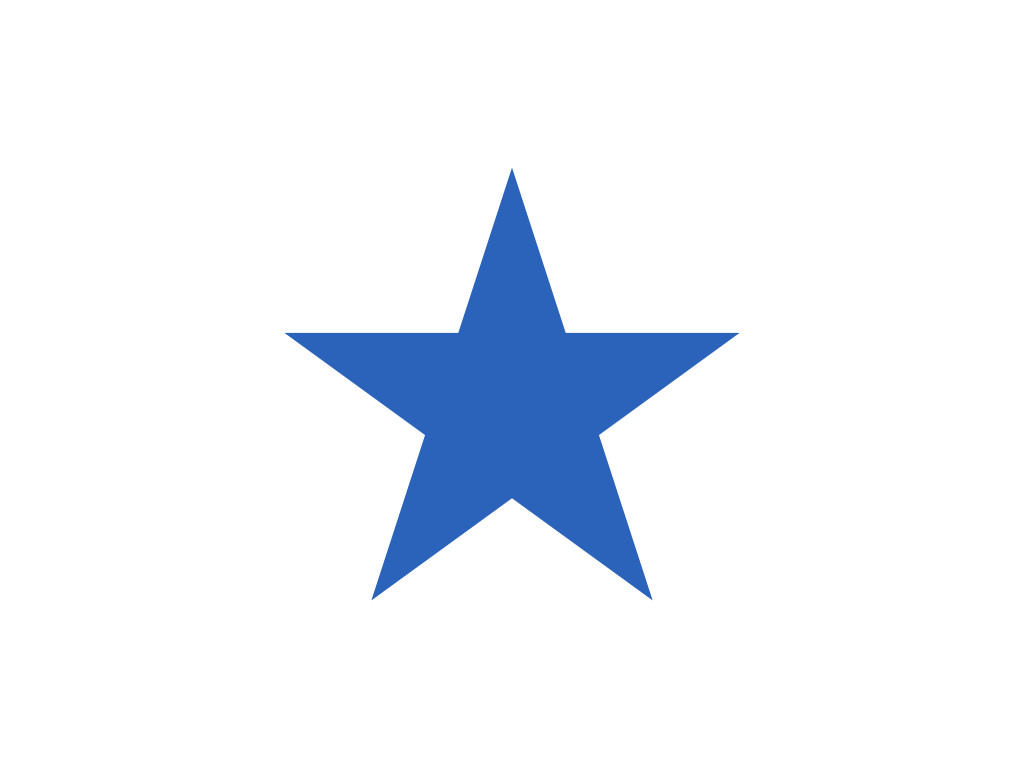
//> input picture resource/star2.jpeg, 1024 x 768 px
$ ./main   (built with g++ and OpenCV 4)
//> lines starting //> are read from the running program, lines starting //| are printed output that depends on the picture; after the words box and inside, x2 and y2 are one past the last pixel; in counts of white or black regions, pixels touching at a corner belong together
#include <opencv4/opencv2/opencv.hpp>
#include <opencv4/opencv2/highgui/highgui_c.h>
#include <iostream>
#include <vector>
#include <numeric>
#include <random>

struct Vertex
{
    bool vaild = false;
    double losing_area = 0.0;
    cv::Point point;
};

int circleIndex(const int index, const int size)
{
    if (index >= 0 && index < size) return index;
    else if (index < 0) return size + index;
    else if (index >= size) return index - size;
}

double calCross(const cv::Point& last, const cv::Point& vertex, const cv::Point& end)
{
    cv::Point v1 = vertex - last;
    cv::Point v2 = end - vertex;
    return v1.x*v2.y - v1.y*v2.x;
}

int findConvexVertex(std::vector<Vertex>& vertex, const int start_index, const bool c_wise)
{
    std::cout << "start index: " << start_index << std::endl;
    std::cout << "vertex size: " << vertex.size() << std::endl;
    std::cout << "thres: " << start_index - static_cast<int>(vertex.size()) << std::endl;
    if (c_wise)
    {
        std::cout << "Clock wise" << std::endl;
        for (int i=start_index; i>-static_cast<int>(vertex.size() - start_index); --i)
        {
            int index = circleIndex(i, vertex.size());
            std::cout << i << " index: " << index << std::endl;
            if (vertex[index].vaild)
            {
                return index;
            }
        }
    }
    else
    {
        std::cout << "Counter clock wise" << std::endl;
        for (int i=start_index; i<vertex.size()+start_index; ++i)
        {
            int index = circleIndex(i, vertex.size());
            std::cout << i << " index: " << index << std::endl;
            if (vertex[index].vaild)
            {
                return index;
            }
        }
    }
    return -1; // Dose not exist converx vertex
}

void updateVertex(std::vector<Vertex>& vertex, const int remove_index)
{

    // update info
    int index1 = circleIndex(remove_index-1, vertex.size());
    double cross1 = calCross(vertex[circleIndex(remove_index-2, vertex.size())].point, vertex[index1].point, vertex[circleIndex(remove_index+1, vertex.size())].point);
    if (cross1 >= 0.0) vertex[index1].vaild = false;
    else vertex[index1].vaild = true;

    int index2 = circleIndex(remove_index+1, vertex.size());
    double cross2 = calCross(vertex[circleIndex(remove_index-1, vertex.size())].point, vertex[index2].point, vertex[circleIndex(remove_index+2, vertex.size())].point);
    if (cross2 >= 0.0) vertex[index2].vaild = false;
    else vertex[index2].vaild = true;
}

void removeVertex(std::vector<Vertex>& vertex, const int non_convex_index)
{
    if (vertex.size() == 3) return;
    if (vertex.size() == 4)
    {
        std::vector<cv::Point> contour1{vertex[circleIndex(non_convex_index, vertex.size())].point,
                                       vertex[circleIndex(non_convex_index+1, vertex.size())].point,
                                       vertex[circleIndex(non_convex_index+2, vertex.size())].point};
        double area1 = cv::contourArea(contour1, false);

        std::vector<cv::Point> contour2{vertex[circleIndex(non_convex_index, vertex.size())].point,
                                       vertex[circleIndex(non_convex_index-1, vertex.size())].point,
                                       vertex[circleIndex(non_convex_index-2, vertex.size())].point};
        double area2 = cv::contourArea(contour2, false);
        std::cout << "Area1: " << area1 << " Area2: " << area2 << std::endl;
        if (area1 < area2)
        {
            int index = findConvexVertex(vertex, circleIndex(non_convex_index, vertex.size()), false);
            if (index>=0)
            {
                updateVertex(vertex, index);
                vertex.erase(vertex.begin() + index);
            }
        }
        else
        {
            int index = findConvexVertex(vertex, circleIndex(non_convex_index, vertex.size()), true);
            if (index>=0)
            {
                updateVertex(vertex, index);
                vertex.erase(vertex.begin() + index);
            }
        }
        return;
    }

    // Counter-clock wise
    int cc_index = findConvexVertex(vertex, non_convex_index, false);
    if (cc_index >= 0) updateVertex(vertex, cc_index);
    // Clock wise
    int c_index = findConvexVertex(vertex, non_convex_index, true);
    if (c_index >= 0) updateVertex(vertex, c_index);

    if (cc_index<0 && c_index<0) return;
    else if (cc_index<0 && c_index>=0) vertex.erase(vertex.erase(vertex.begin() + c_index));
    else if (cc_index>=0 && c_index<0) vertex.erase(vertex.erase(vertex.begin() + cc_index));
    else
    {
        if (c_index > cc_index)
        {
            vertex.erase(vertex.begin() + c_index);
            vertex.erase(vertex.begin() + cc_index);
        }
        else if (cc_index > c_index)
        {
            vertex.erase(vertex.begin() + cc_index);
            vertex.erase(vertex.begin() + c_index);
        }
        else
        {
            vertex.erase(vertex.begin() + c_index);
        }
    }

}

int main()
{
    // Read source image
    std::string file_name = "star2.jpeg";
    cv::Mat image = cv::imread(RESOURCE_DIR+file_name);
//> image is the input picture: 768 rows x 1024 cols, CV_8UC3; mean B, G, R 249.3, 242.2, 237.6
    if (image.empty())
    {
        std::cout << "Error: Cannot find image file: " <<  RESOURCE_DIR+file_name << std::endl;
        return 1;
    }

    // Transform to gray scale
    cv::Mat gray;
    cv::cvtColor(image, gray, cv::COLOR_BGR2GRAY);
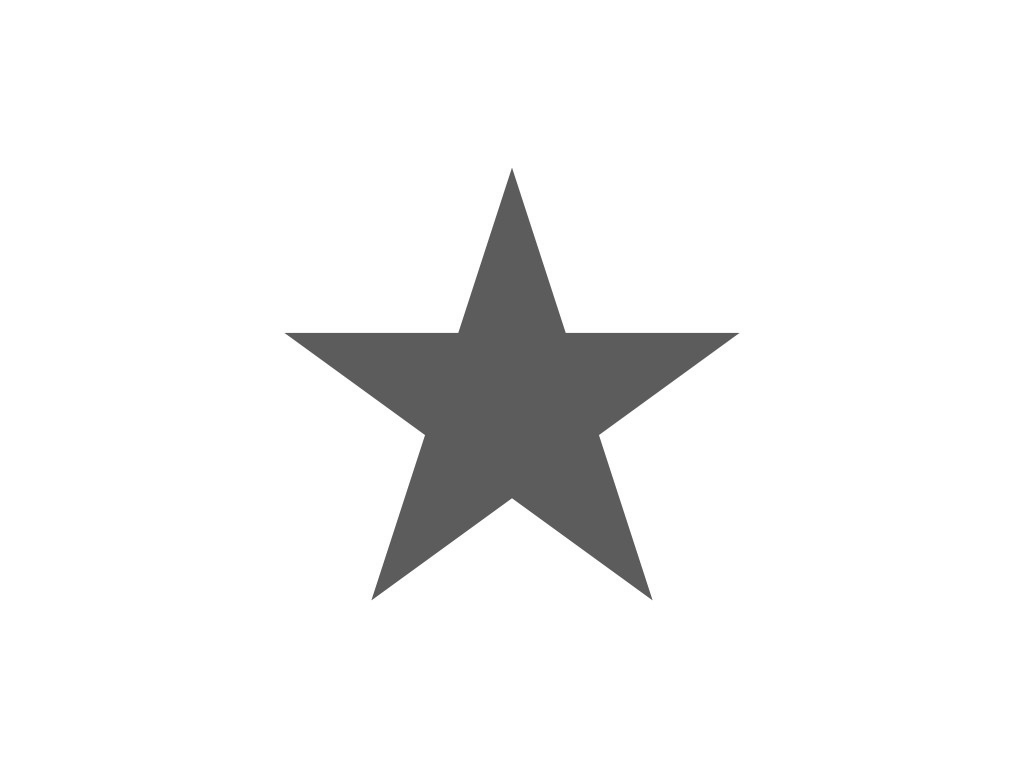
//> gray: 768 rows x 1024 cols, CV_8UC1; min 79, max 255, mean 241.7
    cv::blur(gray, gray, cv::Size(5, 5));
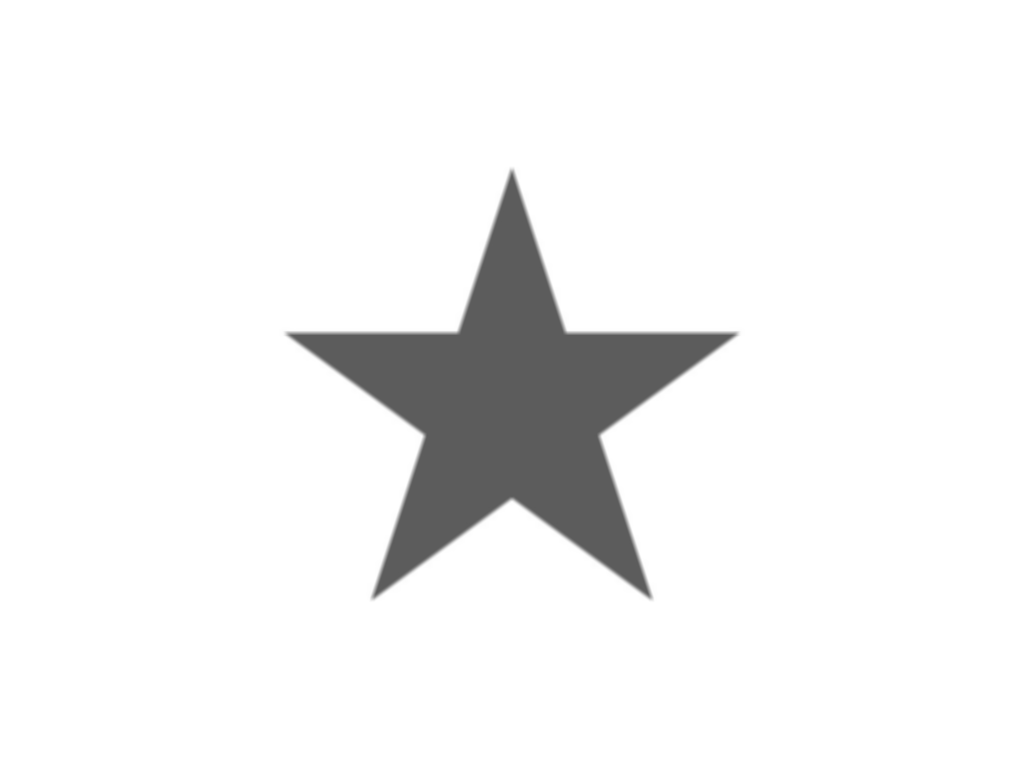
//> gray: 768 rows x 1024 cols, CV_8UC1; 2.01% of pixels changed, all inside (x1, y1, x2, y2) = (279, 166, 745, 608)

    // Transform to binary image
    cv::Mat binary;
    cv::threshold(gray, binary, 200, 255, CV_THRESH_BINARY);
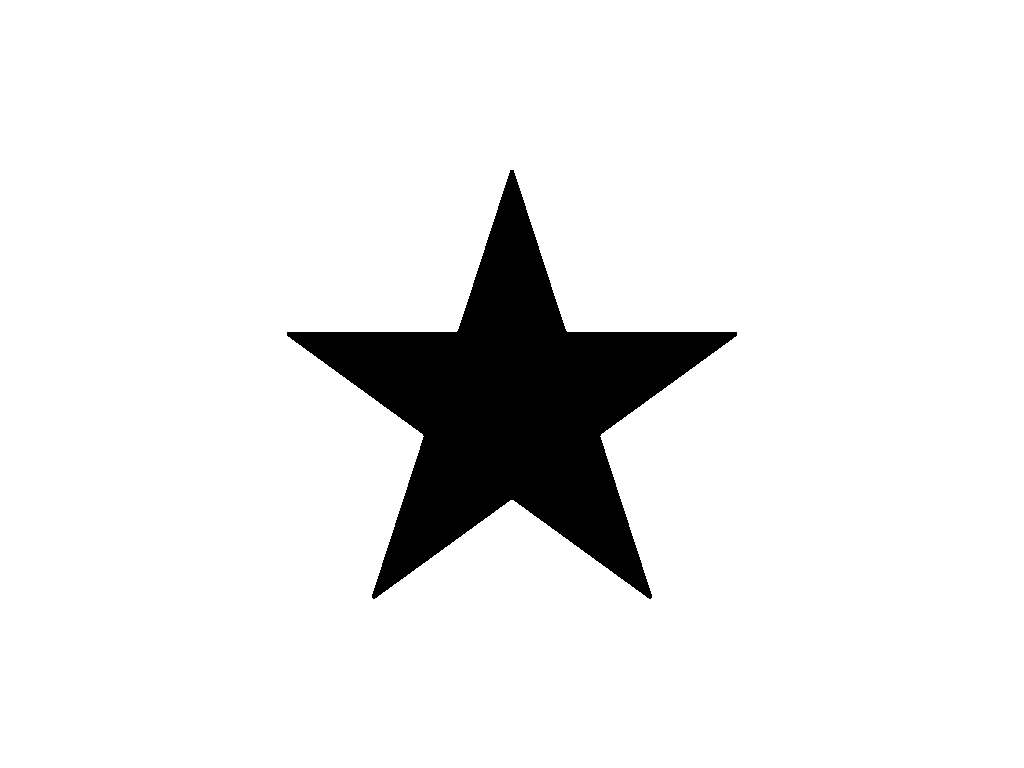
//> binary: 768 rows x 1024 cols, CV_8UC1; 91.7% white; 1 black region, box (x1, y1, x2, y2) and area: (287, 170, 737, 599) 65626
    cv::bitwise_not(binary, binary);
//> binary: 768 rows x 1024 cols, CV_8UC1; 8.3% white; 1 white region

    // Find contours
    std::vector<std::vector<cv::Point>> src_contours;
    std::vector<cv::Vec4i> hierarchy;
    cv::findContours(binary, src_contours, hierarchy, CV_RETR_CCOMP, CV_CHAIN_APPROX_TC89_KCOS);
//> src_contours = 1 contour; box (x1, y1, x2, y2) and area: (287, 170, 737, 599) 64847

    // Check convexity
    std::vector<std::vector<cv::Point>> hull(src_contours.size());
//> hull = 1 empty contours
    for (int i=0; i<src_contours.size(); ++i)
    {
        cv::convexHull(src_contours[i], hull[i]);
    }
//> this loop made 1 pass

    // calculate losing area
    std::vector<std::vector<cv::Point>> contours = src_contours;
//> contours has the same summary as src_contours
    // [6 lines of commented-out code are left out]
    for (int i=0; i<contours.size(); ++i)
    {
        if (contours[i].size() == 3)
        {
            // convex
            continue;
        }
        std::cout << "Initialize vertex" << std::endl;
        std::vector<Vertex> vertex(contours[i].size());
        std::cout << "Contour size: " << contours[i].size() << std::endl;
        std::cout << "Vertex size: " << vertex.size() << std::endl;
        for (int j=0; j<contours[i].size(); ++j)
        {
            double cross = calCross(contours[i][circleIndex(j-1, contours[i].size())], contours[i][circleIndex(j, contours[i].size())], contours[i][circleIndex(j+1, contours[i].size())]);
            if (cross >= 0.0)
            {
                // calculate losing area
                std::vector<cv::Point> con{contours[i][circleIndex(j, contours[i].size())], contours[i][circleIndex(j+1, contours[i].size())], contours[i][circleIndex(j+2, contours[i].size())]};
                auto& v = vertex[circleIndex(j, contours[i].size())];
                v.losing_area = cv::contourArea(con, false);
                v.vaild = false;
            }
            else
            {
                vertex[circleIndex(j, contours[i].size())].vaild = true;
            }
            int index = circleIndex(j, contours[i].size());
            vertex[index].point = contours[i][index];
        }

        std::cout << "Removing point while the polygon is non-convex" << std::endl;
        bool convex = false;
        std::vector<int> random_index(vertex.size());

        std::random_device rd;
        std::mt19937 g(rd());
        while (!convex)
        {
            random_index.resize(vertex.size());
            std::iota(random_index.begin(), random_index.end(), 0);
            std::shuffle(random_index.begin(), random_index.end(), g);
            convex = true;
            for (int non_convex_index: random_index)
            {
                if (non_convex_index >= static_cast<int>(vertex.size())) continue;
                if (!vertex[non_convex_index].vaild)
                {
                    // remove
                    convex = false;
                    removeVertex(vertex, non_convex_index);
                }
            }
            std::cout << "vaild: ";
            for (int j=0; j<vertex.size(); ++j) std::cout << vertex[j].vaild << ", ";
            std::cout << std::endl;
        }
        contours[i].resize(vertex.size());
        for (int j=0; j<vertex.size(); ++j)
        {
            contours[i][j] = vertex[j].point;
        }
        std::cout << "Contour size: " << contours[i].size() << std::endl;
    }
//> after the loop, contours = 1 contour; box (x1, y1, x2, y2) and area: (459, 301, 616, 500) 12126

    // Draw contours and convex area
    cv::Mat draw = cv::Mat::zeros(image.size(), CV_8UC3);
    for (int i=0; i<contours.size(); ++i)
    {
        cv::Scalar color(0, 0, 255);
        cv::drawContours(image, contours, i, color);
        cv::drawContours(image, hull, i, color);
        std::cout << "contour: ";
        for (int j=0; j<contours[i].size(); ++j)
        {
            std::cout << "[" << contours[i][j].x << ", " << contours[i][j].y << "], ";
        }
        std::cout << std::endl;
        std::cout << "cross: ";
        for (int j=1; j<contours[i].size(); ++j)
        {
            std::cout << calCross(contours[i][j-1], contours[i][j], contours[i][j+1]) << ", ";
        }
        std::cout << std::endl;
    }
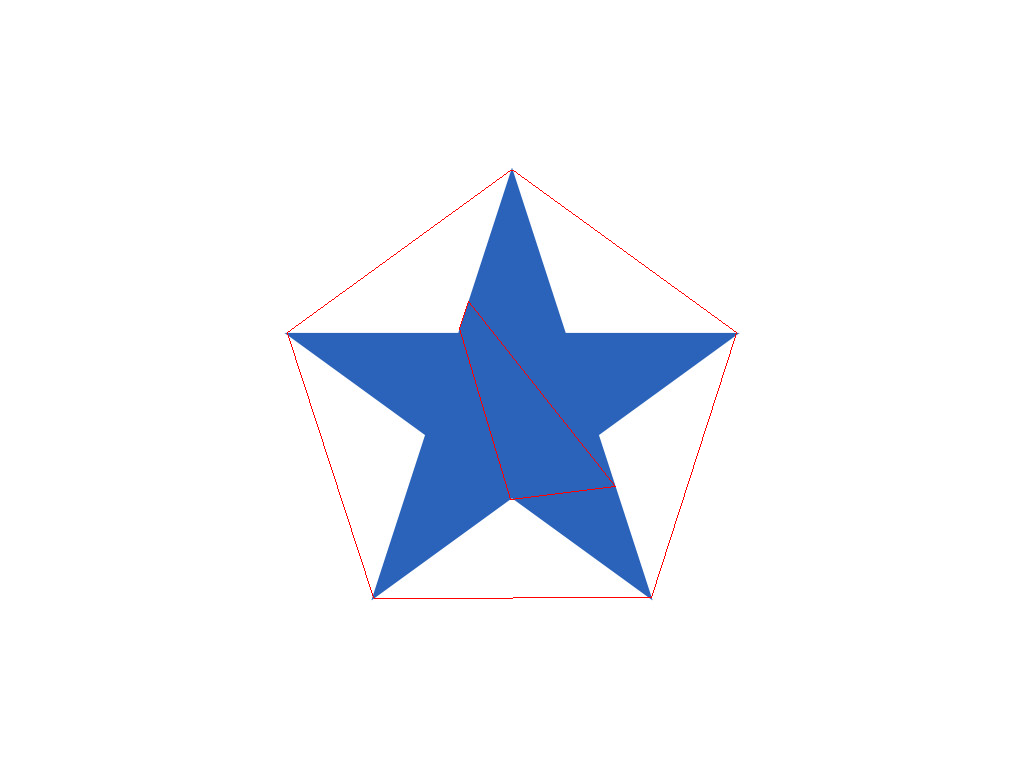
//> image: 768 rows x 1024 cols, CV_8UC3; 0.22% of pixels changed, all inside (x1, y1, x2, y2) = (287, 170, 737, 599)

    cv::imshow("star", image);

    cv::waitKey(0);

    return 0;
}

$ run again, with resource/star.jpeg copied over resource/star2.jpeg
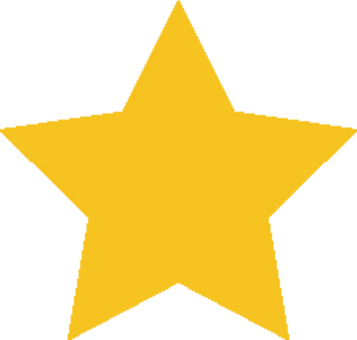
//> input picture resource/star.jpeg, 357 x 340 px
//> image is the input picture: 340 rows x 357 cols, CV_8UC3; mean B, G, R 157.7, 228.7, 251.4
//> `cv::threshold(gray, binary, 200, 255, CV_THRESH_BINARY);`:
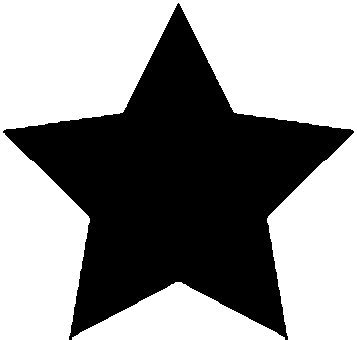
//> binary: 340 rows x 357 cols, CV_8UC1; 58% white; 1 black region, box (x1, y1, x2, y2) and area: (3, 3, 354, 340) 50979
//> src_contours = 1 contour; box (x1, y1, x2, y2) and area: (3, 3, 353, 340) 50294
//> hull = 1 empty contours
//> the loop `for (int i=0; i<src_contours.size(); ++i)` made 1 pass
//> `std::vector<std::vector<cv::Point>> contours = src_contours;`: contours has the same summary as src_contours
//> the loop `for (int i=0; i<contours.size(); ++i)` made 1 pass
//| Initialize vertex
//| Contour size: 127
//| Vertex size: 127
//| Removing point while the polygon is non-convex
//| Contour size: 5
//> after the loop `for (int i=0; i<contours.size(); ++i)`: contours = 1 contour; box (x1, y1, x2, y2) and area: (90, 111, 275, 269) 19692
//> after the loop `for (int i=0; i<contours.size(); ++i)`:
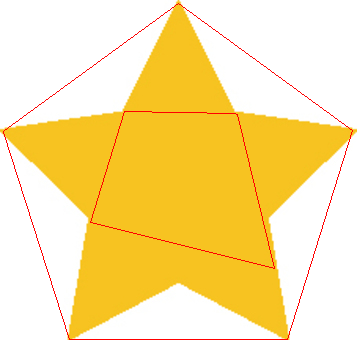
//> image: 340 rows x 357 cols, CV_8UC3; 1.27% of pixels changed, all inside (x1, y1, x2, y2) = (3, 3, 353, 340)

$ run again, with resource/triangle.png saved as resource/star2.jpeg
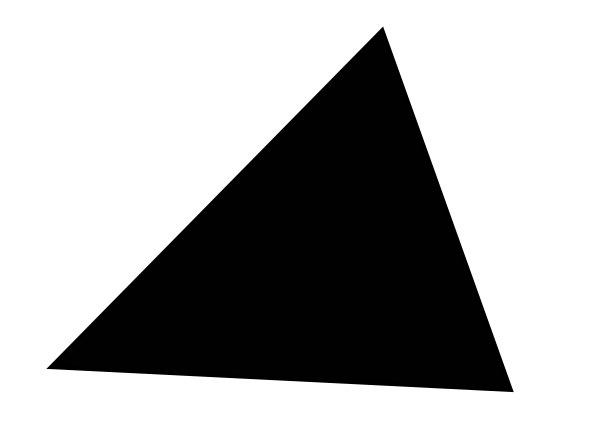
//> input picture resource/triangle.png, 609 x 423 px
//> image is the input picture: 423 rows x 609 cols, CV_8UC3; min 0, max 255, mean 172.2
//> `cv::threshold(gray, binary, 200, 255, CV_THRESH_BINARY);`:
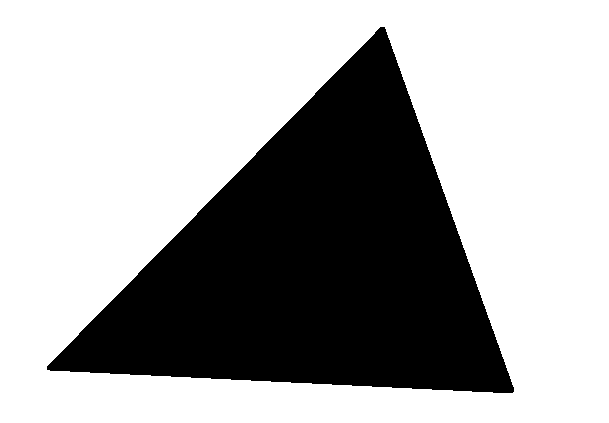
//> binary: 423 rows x 609 cols, CV_8UC1; 66.7% white; 1 black region, box (x1, y1, x2, y2) and area: (47, 27, 514, 393) 85677
//> src_contours = 1 contour; box (x1, y1, x2, y2) and area: (47, 27, 514, 393) 85146
//> hull = 1 empty contours
//> the loop `for (int i=0; i<src_contours.size(); ++i)` made 1 pass
//> `std::vector<std::vector<cv::Point>> contours = src_contours;`: contours has the same summary as src_contours
//> the loop `for (int i=0; i<contours.size(); ++i)` made 1 pass
//| Initialize vertex
//| Contour size: 29
//| Vertex size: 29
//| Removing point while the polygon is non-convex
//| Contour size: 7
//> after the loop `for (int i=0; i<contours.size(); ++i)`: contours = 1 contour; box (x1, y1, x2, y2) and area: (47, 27, 506, 375) 79756
//> after the loop `for (int i=0; i<contours.size(); ++i)`:
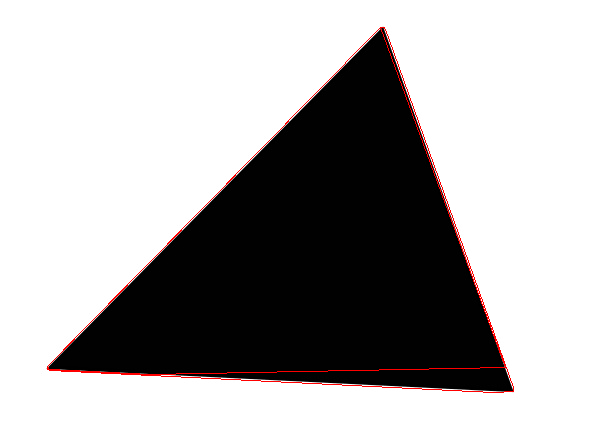
//> image: 423 rows x 609 cols, CV_8UC3; 0.79% of pixels changed, all inside (x1, y1, x2, y2) = (47, 27, 514, 393)
